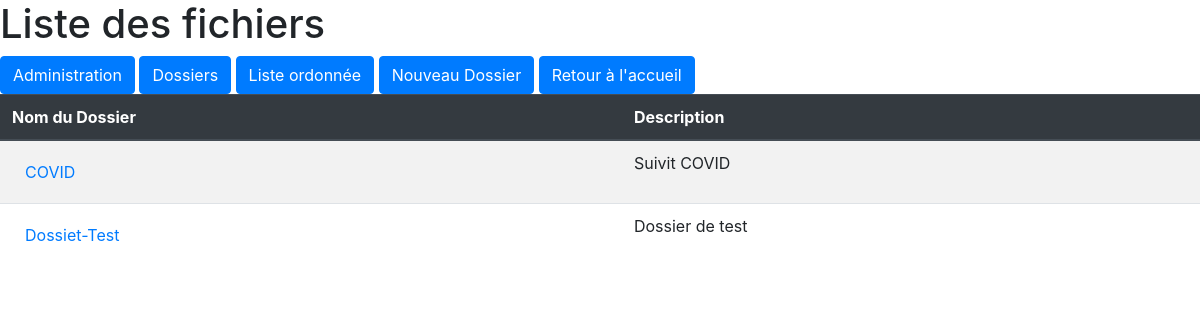
Screenshot of /dossiers with the database file from the repository.
### ged/models.py (models this page shows, shortened)
class Dossier(models.Model):
    Nom_Dossier = models.CharField(max_length=50, unique=True)
    Description = models.CharField(max_length=2000)

### ged/views.py (the view)
# urls.py: path('dossiers', views.dossiers),
def dossiers(request):
    dossier = Dossier.objects.all().order_by('Nom_Dossier')
    return render(request, 'liste_dossier.html', {'dossier':dossier})

### templates/liste_dossier.html
{% load static %}
<link rel="stylesheet" type="text/css" href="{% static '/style.css' %}">
<div>
    <h1>Liste des fichiers</h1>
    <nav>
        <a href="http://localhost:8000/admin" class="btn btn-primary">Administration</a>
        <a href="http://localhost:8000/dossiers" class="btn btn-primary">Dossiers</a>
        <a href="http://localhost:8000/liste_Ordo" class="btn btn-primary">Liste ordonnée</a>
        <a href="http://localhost:8000/new_dossier" class="btn btn-primary">Nouveau Dossier</a>
        <a href="http://localhost:8000" class="btn btn-primary">Retour à l'accueil</a>
    </nav>
    <div>
        <table class="table table-striped">
            <thead class="thead-dark">
            <tr>
                <th scope="col">Nom du Dossier</th>
                <th scope="col">Description</th>
            </tr>
            </thead>
            <tbody>
            {% for x in dossier %}
            <tr>
                <td><a href="http://localhost:8000" class="btn btn-link">{{x.Nom_Dossier}}</a></td>
                <td>{{x.Description}}</td>
            </tr>
            {% endfor %}
            </tbody>
        </table>
    </div>
</div>

### rows the page displays
Dossier: Nom_Dossier "COVID", Description "Suivit COVID"
Dossier: Nom_Dossier "Dossiet-Test", Description "Dossier de test"
